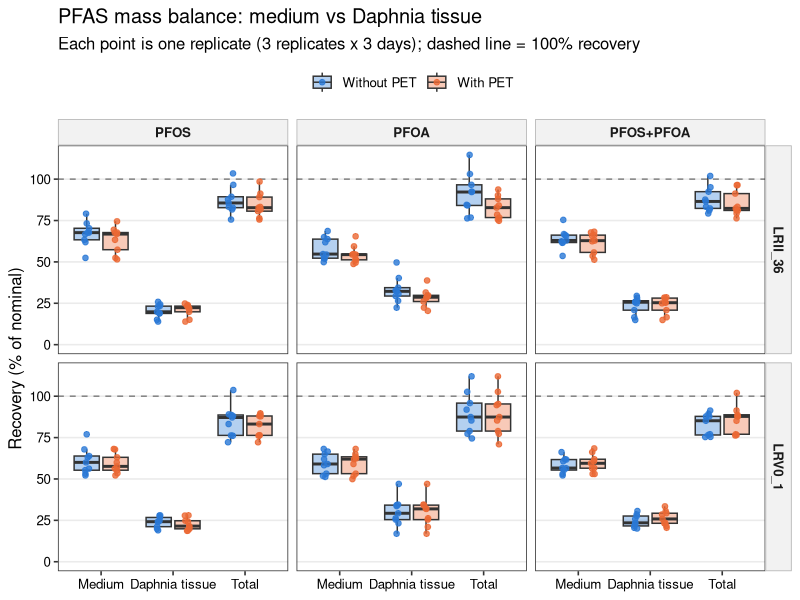
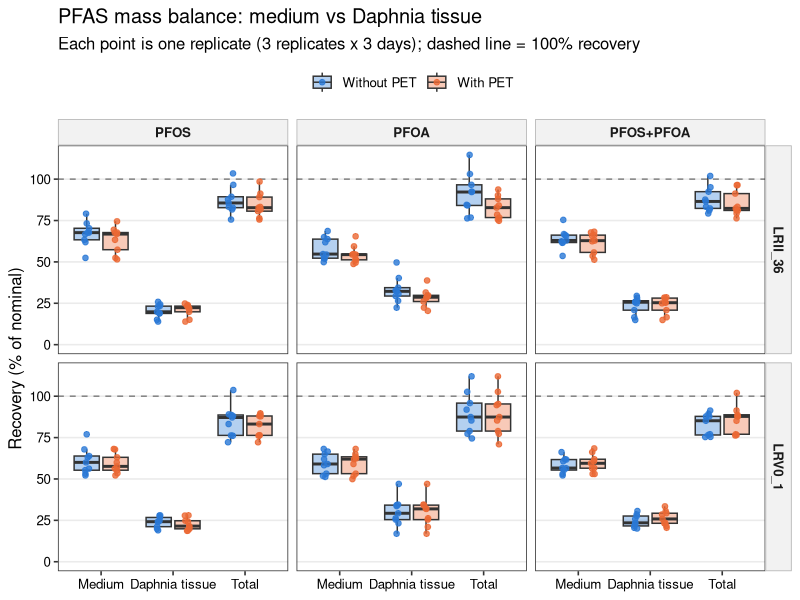
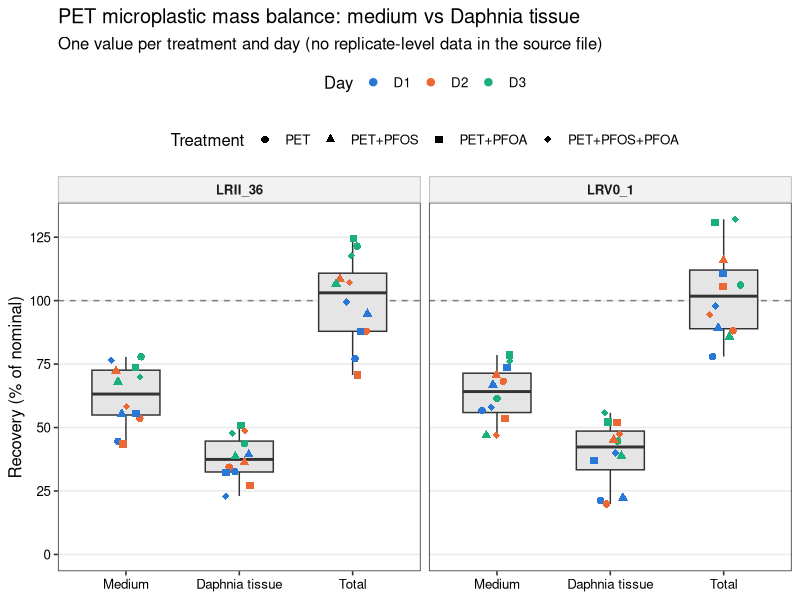
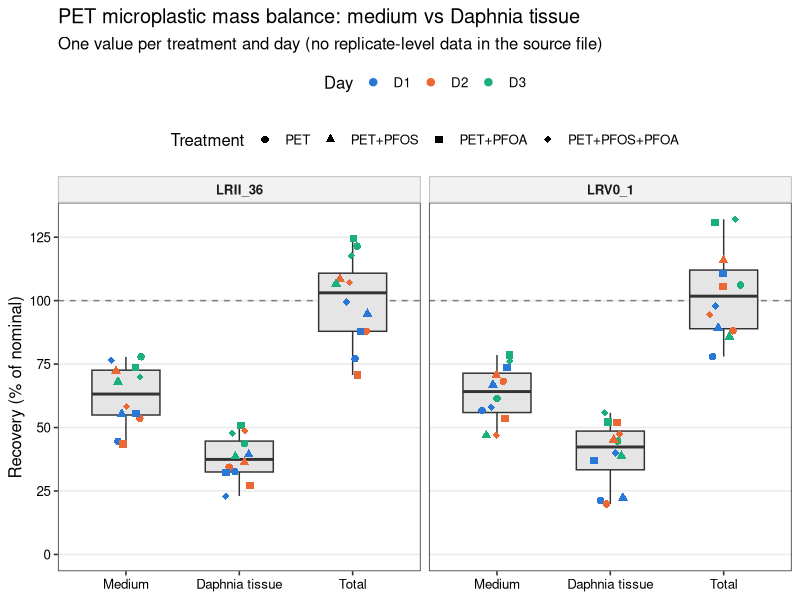
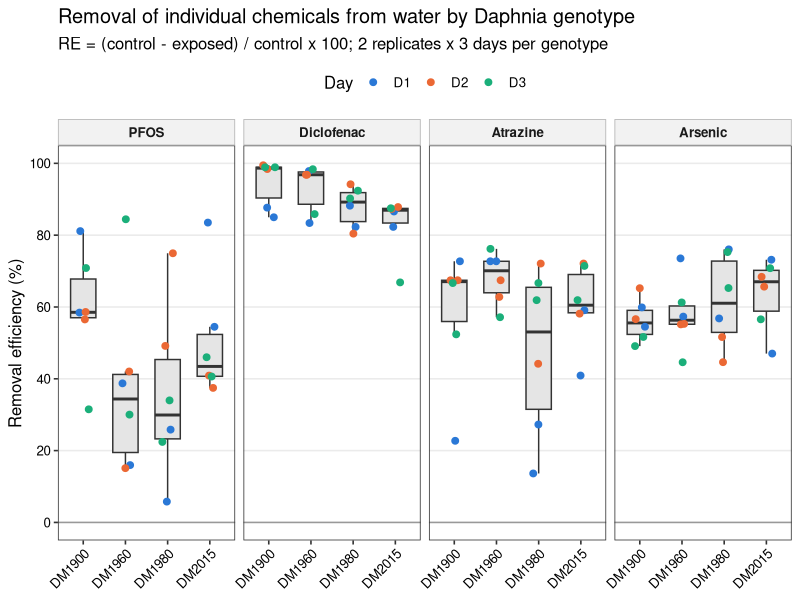
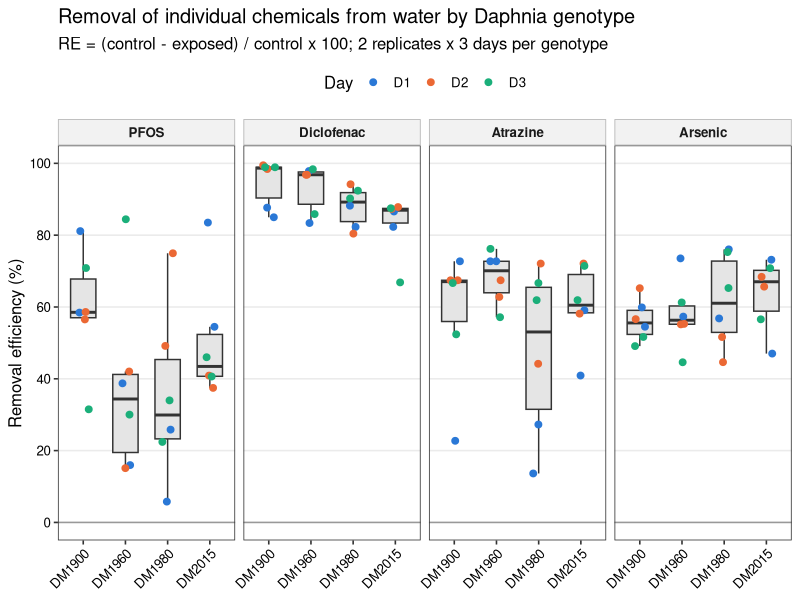
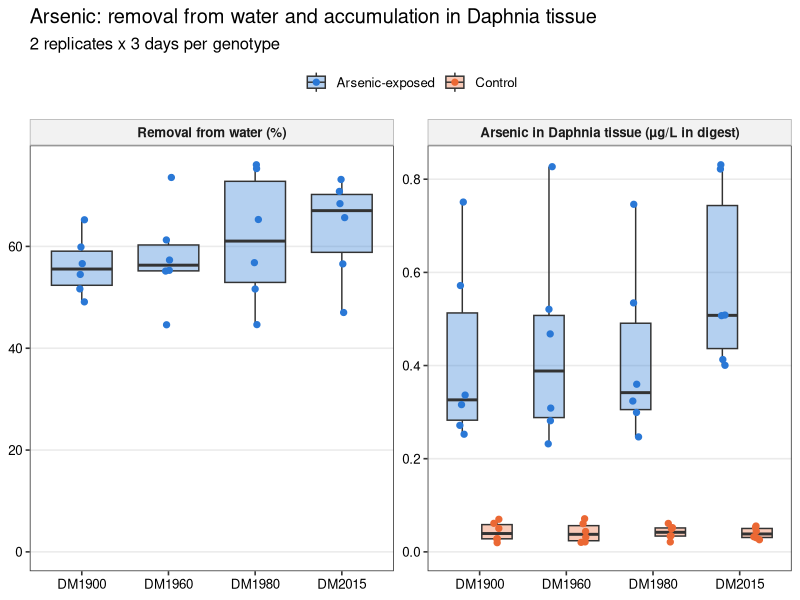
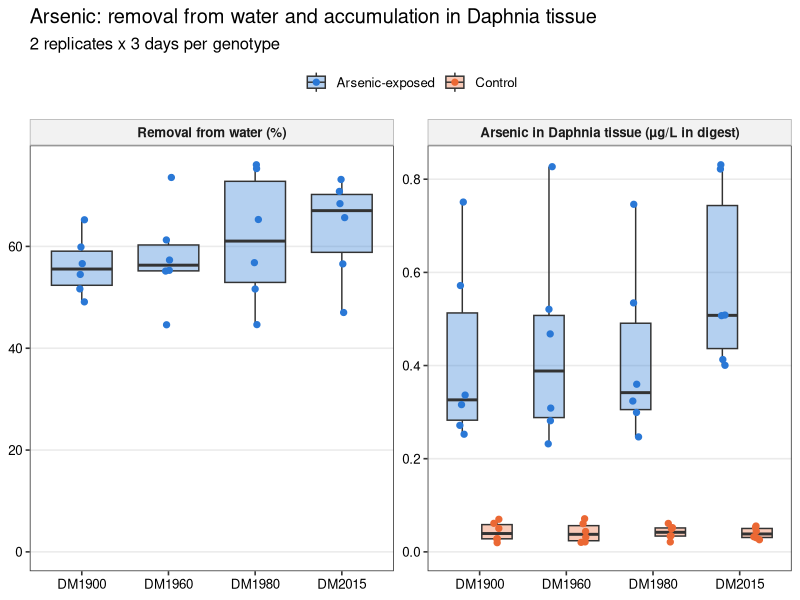

Generate these figures, in order, with R:
# Mass balance and removal efficiency: tidy the raw data, cross-check the
# condensed supplementary tables, and draw box plots.
#
# Inputs (repo root):
#   Mass Balance individual data points_PFAS_final.xlsx   PFAS + MP recovery (% of nominal)
#   As_massbalance.xlsx                                    Arsenic in water and Daphnia tissue
#   Abdullahi_etal_Table S2- individual chemicals raw.xlsx Final water concentrations
#   Abdullahi_etal_Table S3- individual chemicals removal efficiency.xlsx
#
# Outputs: mass_balance/output/*.csv and mass_balance/output/figures/*.{pdf,png}
#
# Run from the repo root:  Rscript mass_balance/mass_balance_plots.R

library(readxl)
library(dplyr)
library(tidyr)
library(ggplot2)

out_dir <- file.path("mass_balance", "output")
fig_dir <- file.path(out_dir, "figures")
dir.create(fig_dir, recursive = TRUE, showWarnings = FALSE)

day_cols  <- c(D1 = "#2a78d6", D2 = "#eb6834", D3 = "#1baf7a")
pair_cols <- c("#2a78d6", "#eb6834")

# Arsenic tissue values are concentrations in the digested Daphnia samples
# (ug/L of digest; the "ng/L" header in As_massbalance.xlsx is wrong).
# Daphnia were not weighed, so no per-mass unit is possible.
tissue_unit <- "\u00b5g/L in digest"
# Recalled by the experimenter, not recorded in the data files: used only to
# add per-sample and per-individual columns to the matched arsenic table.
digest_volume_L    <- 0.001  # 1 mL digest
daphnia_per_sample <- 10

theme_mb <- theme_bw(base_size = 12) +
  theme(panel.grid.minor = element_blank(),
        panel.grid.major.x = element_blank(),
        strip.background = element_rect(fill = "grey95", colour = "grey70"),
        strip.text = element_text(face = "bold"),
        axis.text = element_text(colour = "black"),
        legend.position = "top")

save_fig <- function(p, name, w, h) {
  ggsave(file.path(fig_dir, paste0(name, ".pdf")), p, width = w, height = h)
  ggsave(file.path(fig_dir, paste0(name, ".png")), p, width = w, height = h, dpi = 300)
}

# ---------------------------------------------------------------------------
# 1. PFAS mass balance (individual replicates)
# ---------------------------------------------------------------------------
# Each block is a header row followed by 3 days x 3 replicates.
# Column groups: A-D (PFOS), G-J (PFOA), M-P (PFOS+PFOA); label, Medium, Tissue, Sum.
pfas_raw <- read_excel("Mass Balance individual data points_PFAS_final.xlsx",
                       sheet = "PFAS", col_names = FALSE, range = "A1:P43",
                       .name_repair = "minimal")

pfas_blocks <- expand.grid(header_row = c(2, 13, 24, 34), first_col = c(1, 7, 13))

pfas <- bind_rows(lapply(seq_len(nrow(pfas_blocks)), function(i) {
  hr <- pfas_blocks$header_row[i]
  fc <- pfas_blocks$first_col[i]
  label <- as.character(pfas_raw[[fc]][hr])
  rows <- hr + 1:9
  tibble(
    block     = label,
    Day       = rep(c("D1", "D2", "D3"), each = 3),
    Replicate = rep(1:3, times = 3),
    Medium    = as.numeric(pfas_raw[[fc + 1]][rows]),
    Daphnia   = as.numeric(pfas_raw[[fc + 2]][rows])
  )
})) %>%
  mutate(
    Total    = Medium + Daphnia,
    PET      = ifelse(grepl("PET", block), "With PET", "Without PET"),
    Exposure = sub("_.*$", "", gsub("\\+PET", "", block)),
    Exposure = factor(Exposure, levels = c("PFOS", "PFOA", "PFOS+PFOA")),
    Genotype = ifelse(grepl("LRV", block), "LRV0_1", "LRII_36"),
    PET      = factor(PET, levels = c("Without PET", "With PET"))
  ) %>%
  select(Genotype, Exposure, PET, Day, Replicate, Medium, Daphnia, Total, block)

write.csv(pfas, file.path(out_dir, "pfas_mass_balance_tidy.csv"), row.names = FALSE)

pfas_long <- pfas %>%
  pivot_longer(c(Medium, Daphnia, Total), names_to = "Compartment", values_to = "Recovery") %>%
  mutate(Compartment = factor(Compartment, levels = c("Medium", "Daphnia", "Total"),
                              labels = c("Medium", "Daphnia tissue", "Total")))

p_pfas <- ggplot(pfas_long, aes(Compartment, Recovery, fill = PET)) +
  geom_hline(yintercept = 100, linetype = "dashed", colour = "grey50") +
  geom_boxplot(outlier.shape = NA, alpha = 0.35, width = 0.7,
               position = position_dodge(width = 0.8)) +
  geom_point(aes(colour = PET), size = 1.6, alpha = 0.8,
             position = position_jitterdodge(jitter.width = 0.15, dodge.width = 0.8, seed = 1)) +
  facet_grid(Genotype ~ Exposure) +
  scale_fill_manual(values = pair_cols, name = NULL) +
  scale_colour_manual(values = pair_cols, name = NULL) +
  scale_y_continuous(limits = c(0, NA), breaks = seq(0, 125, 25)) +
  labs(x = NULL, y = "Recovery (% of nominal)",
       title = "PFAS mass balance: medium vs Daphnia tissue",
       subtitle = "Each point is one replicate (3 replicates x 3 days); dashed line = 100% recovery") +
  theme_mb
save_fig(p_pfas, "Fig_PFAS_mass_balance_boxplot", 10, 7)

# ---------------------------------------------------------------------------
# 2. Microplastic (PET) mass balance: only one value per day per treatment
# ---------------------------------------------------------------------------
mp_raw <- read_excel("Mass Balance individual data points_PFAS_final.xlsx",
                     sheet = "MPs", col_names = FALSE, range = "A1:X20",
                     .name_repair = "minimal")

mp_blocks <- expand.grid(title_row = c(2, 8), first_col = c(2, 8, 14, 20))
mp_treat  <- c(`2` = "PET", `8` = "PET+PFOS", `14` = "PET+PFOA", `20` = "PET+PFOS+PFOA")

mp <- bind_rows(lapply(seq_len(nrow(mp_blocks)), function(i) {
  tr <- mp_blocks$title_row[i]
  fc <- mp_blocks$first_col[i]
  rows <- tr + 2:4
  tibble(
    Genotype  = ifelse(tr == 2, "LRII_36", "LRV0_1"),
    Treatment = mp_treat[[as.character(fc)]],
    Day       = c("D1", "D2", "D3"),
    Medium    = as.numeric(mp_raw[[fc + 1]][rows]),
    Daphnia   = as.numeric(mp_raw[[fc + 2]][rows])
  )
})) %>%
  mutate(Total = Medium + Daphnia,
         Treatment = factor(Treatment, levels = mp_treat))

write.csv(mp, file.path(out_dir, "mp_mass_balance_tidy.csv"), row.names = FALSE)

mp_long <- mp %>%
  pivot_longer(c(Medium, Daphnia, Total), names_to = "Compartment", values_to = "Recovery") %>%
  mutate(Compartment = factor(Compartment, levels = c("Medium", "Daphnia", "Total"),
                              labels = c("Medium", "Daphnia tissue", "Total")))

p_mp <- ggplot(mp_long, aes(Compartment, Recovery)) +
  geom_hline(yintercept = 100, linetype = "dashed", colour = "grey50") +
  geom_boxplot(outlier.shape = NA, fill = "grey90", width = 0.6) +
  geom_point(aes(colour = Day, shape = Treatment), size = 2.2,
             position = position_jitter(width = 0.15, seed = 1)) +
  facet_wrap(~ Genotype) +
  scale_colour_manual(values = day_cols) +
  scale_shape_manual(values = c(16, 17, 15, 18)) +
  scale_y_continuous(limits = c(0, NA), breaks = seq(0, 125, 25)) +
  labs(x = NULL, y = "Recovery (% of nominal)",
       title = "PET microplastic mass balance: medium vs Daphnia tissue",
       subtitle = "One value per treatment and day (no replicate-level data in the source file)") +
  theme_mb + theme(legend.box = "vertical")
save_fig(p_mp, "Fig_MP_mass_balance_boxplot", 9, 6)

# ---------------------------------------------------------------------------
# 3. Removal efficiency of individual chemicals (recomputed from Table S2 raw)
# ---------------------------------------------------------------------------
chem_raw <- read_excel("Abdullahi_etal_Table S2- individual chemicals raw.xlsx",
                       sheet = "individual chemicals")
names(chem_raw) <- c("Genotype", "Replicate", "Day", "PFOS", "Diclofenac", "Atrazine", "Arsenic")

chem_long <- chem_raw %>%
  pivot_longer(PFOS:Arsenic, names_to = "Chemical", values_to = "Conc")

# Initial concentration = mean of the no-Daphnia controls on the same day
# (this reproduces the IC column of Table S3).
ic <- chem_long %>%
  filter(Genotype == "Control") %>%
  group_by(Chemical, Day) %>%
  summarise(IC = mean(Conc), .groups = "drop")

removal <- chem_long %>%
  filter(Genotype != "Control") %>%
  left_join(ic, by = c("Chemical", "Day")) %>%
  mutate(RE = (IC - Conc) / IC * 100,
         Chemical = factor(Chemical, levels = c("PFOS", "Diclofenac", "Atrazine", "Arsenic")))

write.csv(removal, file.path(out_dir, "removal_efficiency_recomputed.csv"), row.names = FALSE)

# Compare with the published Table S3
s3_raw <- read_excel("Abdullahi_etal_Table S3- individual chemicals removal efficiency.xlsx",
                     col_names = FALSE, skip = 3, .name_repair = "minimal")
s3 <- s3_raw[, 1:15]
names(s3) <- c("Genotype", "Replicate", "Day",
               paste(rep(c("PFOS", "Diclofenac", "Atrazine", "Arsenic"), each = 3),
                     c("IC", "FC", "RE"), sep = "_"))
s3_long <- s3 %>%
  filter(!is.na(Genotype)) %>%
  mutate(across(-c(Genotype, Day), as.numeric)) %>%
  pivot_longer(-c(Genotype, Replicate, Day),
               names_to = c("Chemical", ".value"), names_sep = "_")

s3_check <- removal %>%
  mutate(Chemical = as.character(Chemical)) %>%
  full_join(s3_long, by = c("Genotype", "Replicate", "Day", "Chemical"),
            suffix = c("_raw", "_S3")) %>%
  mutate(status = case_when(
    is.na(FC)                          ~ "missing from Table S3",
    is.na(Conc)                        ~ "missing from raw Table S2",
    abs(Conc - FC) > 0.005             ~ "final concentration differs",
    abs(RE_raw - RE_S3) > 0.5          ~ "RE differs",
    TRUE                               ~ "ok")) %>%
  arrange(status != "ok", Chemical, Genotype, Day, Replicate)

write.csv(s3_check, file.path(out_dir, "check_TableS3_vs_raw.csv"), row.names = FALSE)

p_re <- ggplot(removal, aes(Genotype, RE)) +
  geom_hline(yintercept = 0, colour = "grey60") +
  geom_boxplot(outlier.shape = NA, fill = "grey90", width = 0.6) +
  geom_point(aes(colour = Day), size = 2, position = position_jitter(width = 0.15, seed = 1)) +
  facet_wrap(~ Chemical, nrow = 1) +
  scale_colour_manual(values = day_cols) +
  scale_y_continuous(limits = c(0, 100), breaks = seq(0, 100, 20)) +
  labs(x = NULL, y = "Removal efficiency (%)",
       title = "Removal of individual chemicals from water by Daphnia genotype",
       subtitle = "RE = (control - exposed) / control x 100; 2 replicates x 3 days per genotype") +
  theme_mb + theme(axis.text.x = element_text(angle = 45, hjust = 1))
save_fig(p_re, "Fig_removal_efficiency_boxplot", 11, 5)

# ---------------------------------------------------------------------------
# 4. Arsenic: match water and tissue by genotype, day and replicate
# ---------------------------------------------------------------------------
as_water <- read_excel("As_massbalance.xlsx", sheet = "water")
# The Treatment and Day headers are swapped in the source sheet.
names(as_water) <- c("Replicate", "Genotype", "Day", "Treatment", "Water_ugL")
# DM1900 D1 and D3 have both rows labelled replicate 1; the second row is
# replicate 2 (confirmed against Table S2 raw).
as_water <- as_water %>%
  group_by(Genotype, Day, Treatment) %>%
  mutate(Replicate = row_number()) %>%
  ungroup()

as_tissue <- read_excel("As_massbalance.xlsx", sheet = "tissue")
names(as_tissue) <- c("Replicate", "Genotype", "Day", "Treatment", "Tissue")

as_ic <- as_water %>%
  filter(Genotype == "CONTROL") %>%
  group_by(Day) %>%
  summarise(IC = mean(Water_ugL), .groups = "drop")

as_matched <- as_tissue %>%
  filter(Treatment == "ARSENIC") %>%
  select(Genotype, Day, Replicate, Tissue) %>%
  left_join(as_tissue %>% filter(Treatment == "CONTROL") %>%
              select(Genotype, Day, Replicate, Tissue_control = Tissue),
            by = c("Genotype", "Day", "Replicate")) %>%
  left_join(as_water %>% filter(Genotype != "CONTROL") %>%
              select(Genotype, Day, Replicate, Water_ugL),
            by = c("Genotype", "Day", "Replicate")) %>%
  left_join(as_ic, by = "Day") %>%
  mutate(Water_RE = (IC - Water_ugL) / IC * 100,
         Tissue_ng_per_sample = Tissue * digest_volume_L * 1000,
         Tissue_pg_per_daphnia = Tissue_ng_per_sample / daphnia_per_sample * 1000) %>%
  arrange(Genotype, Day, Replicate)

write.csv(as_matched, file.path(out_dir, "arsenic_water_tissue_matched.csv"), row.names = FALSE)

as_long <- bind_rows(
  as_matched %>% transmute(Genotype, Day, Replicate, Panel = "Removal from water (%)", Value = Water_RE),
  as_tissue %>% transmute(Genotype, Day, Replicate,
                          Panel = paste0("Arsenic in Daphnia tissue (", tissue_unit, ")"),
                          Treatment = ifelse(Treatment == "ARSENIC", "Arsenic-exposed", "Control"),
                          Value = Tissue)
) %>%
  mutate(Treatment = factor(coalesce(Treatment, "Arsenic-exposed"),
                            levels = c("Arsenic-exposed", "Control")),
         Panel = factor(Panel, levels = c("Removal from water (%)",
                                         paste0("Arsenic in Daphnia tissue (", tissue_unit, ")"))))

p_as <- ggplot(as_long, aes(Genotype, Value, fill = Treatment)) +
  geom_boxplot(outlier.shape = NA, alpha = 0.35, width = 0.7,
               position = position_dodge(width = 0.8)) +
  geom_point(aes(colour = Treatment), size = 1.8,
             position = position_jitterdodge(jitter.width = 0.15, dodge.width = 0.8, seed = 1)) +
  facet_wrap(~ Panel, scales = "free_y") +
  scale_fill_manual(values = pair_cols, name = NULL) +
  scale_colour_manual(values = pair_cols, name = NULL) +
  expand_limits(y = 0) +
  labs(x = NULL, y = NULL,
       title = "Arsenic: removal from water and accumulation in Daphnia tissue",
       subtitle = "2 replicates x 3 days per genotype") +
  theme_mb
save_fig(p_as, "Fig_arsenic_water_tissue_boxplot", 10, 5)

rho <- cor.test(as_matched$Water_RE, as_matched$Tissue, method = "spearman", exact = FALSE)

p_as_scatter <- ggplot(as_matched, aes(Tissue, Water_RE)) +
  geom_point(aes(colour = Day, shape = Genotype), size = 2.6) +
  scale_colour_manual(values = day_cols) +
  scale_shape_manual(values = c(16, 17, 15, 18)) +
  labs(x = paste0("Arsenic in Daphnia tissue (", tissue_unit, ")"), y = "Arsenic removal from water (%)",
       title = "Arsenic: water removal vs tissue concentration (matched replicates)",
       subtitle = sprintf("Spearman rho = %.2f, p = %.2f, n = %d",
                          rho$estimate, rho$p.value, nrow(as_matched))) +
  theme_mb + theme(panel.grid.major.x = element_line(colour = "grey92"),
                   legend.position = "right")
save_fig(p_as_scatter, "Fig_arsenic_water_vs_tissue_scatter", 7, 5.5)

# ---------------------------------------------------------------------------
# 5. Data checks
# ---------------------------------------------------------------------------
# PET blocks that reuse replicates from the matching non-PET block
dup_check <- pfas %>%
  filter(PET == "With PET") %>%
  inner_join(pfas %>% filter(PET == "Without PET"),
             by = c("Genotype", "Exposure", "Day", "Medium", "Daphnia"),
             suffix = c("_PET", "_noPET")) %>%
  select(Genotype, Exposure, Day, Replicate_PET, Replicate_noPET, Medium, Daphnia)
write.csv(dup_check, file.path(out_dir, "check_PET_blocks_duplicating_noPET.csv"), row.names = FALSE)

cat("\nTable S3 vs raw Table S2:\n"); print(table(s3_check$status))
cat("\nPET replicates identical to a non-PET replicate:", nrow(dup_check), "of",
    sum(pfas$PET == "With PET"), "\n")
cat("\nArsenic water vs tissue: Spearman rho =", round(rho$estimate, 2),
    "p =", signif(rho$p.value, 2), "\n")
